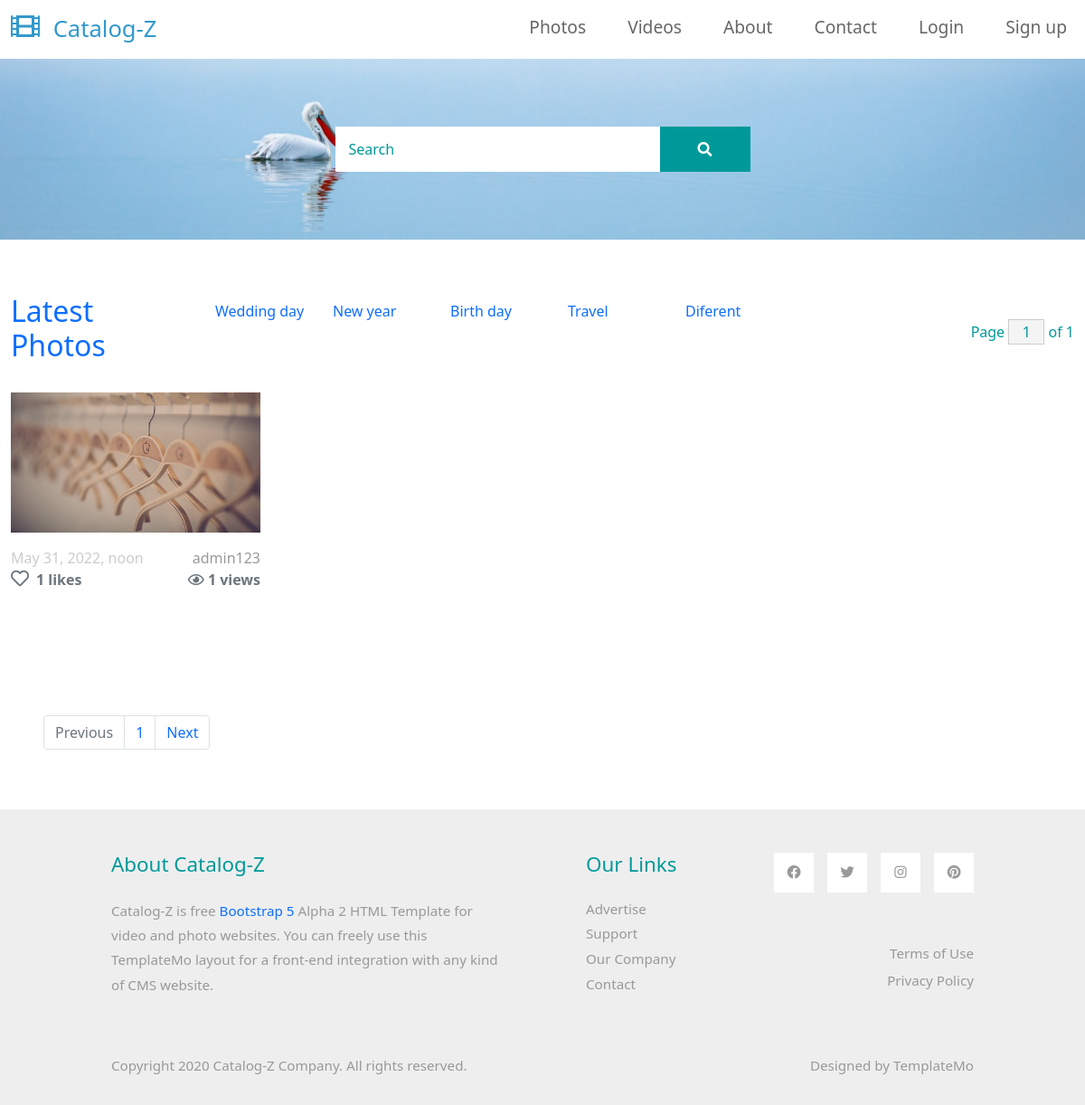
The page / on the database its author committed.
### gallery/models/category.py (models this page shows, shortened)
class Category(models.Model):
  name = models.CharField(max_length=150)
  @staticmethod
  def get_all_category():
    return Category.objects.all()

### gallery/models/postsphoto.py (models this page shows, shortened)
class PostPhoto(models.Model):
  photo = models.ImageField(upload_to = 'images/')
  title = models.CharField(max_length=150)
  body = models.TextField(blank=True,null=True)
  date = models.DateTimeField(auto_now_add=True)
  category = models.ForeignKey(Category, on_delete=models.CASCADE,null=True)
  author = models.ForeignKey(
    get_user_model(),
    on_delete=models.CASCADE,
    blank=True,
    null=True
  )
  like = models.ManyToManyField(get_user_model(),related_name='postphoto_like')
  views = models.ManyToManyField(get_user_model(),related_name='postphoto_view')
  def number_of_likes(self):
    return self.like.count()
  def total_views(self):
    return self.views.count()
  @staticmethod
  def get_all_postphoto():
    return PostPhoto.objects.all()

### user/models.py (models this page shows)
class CustomUser(AbstractUser):
  first_name = models.CharField(max_length=100)
  last_name = models.CharField(max_length=100)
  age = models.PositiveIntegerField(null=True,blank=True)
  address = models.TextField()

### gallery/views.py (the view)
# urls.py: path('',index,name='index'),
def index(request):
  postcategory = None
  categories = Category.get_all_category()
  postlist = PostPhoto.get_all_postphoto().order_by('?')
  pages = Paginator(postlist,12)
  page_number = request.GET.get('page')
  categoryID = request.GET.get("category")
  if categoryID:
    postcategory = PostPhoto.get_all_postphoto_by_categoryid(categoryID)
  elif page_number:
    postcategory = pages.get_page(page_number)
  else:
    postcategory = pages.get_page(1)
  search = request.GET.get('search')
  if search:
    postcategory = PostPhoto.get_all_postphoto().filter(Q(title__icontains=search))
  context = {}
  context['categories'] = categories
  context['postphoto'] = postcategory
  context['pages'] = pages
  return render(request,'index.html', context)

### templates/index.html (shortened to what this page needs)
{% extends 'base.html' %}
{% load static %}
{% block content %}
    <div class="tm-hero d-flex justify-content-center align-items-center" data-parallax="scroll" data-image-src="{% static 'img/hero.jpg' %}">
        <form class="d-flex tm-search-form" action="/" method="get">
            <input class="form-control tm-search-input" name="search" type="search" placeholder="Search" aria-label="Search">
            <button class="btn btn-outline-success tm-search-btn" type="submit">
                <i class="fas fa-search"></i>
            </button>
        </form>
    </div>
    <div class="container-fluid tm-container-content tm-mt-60">
        <div class="row mb-4">
            <div class="col-9">
                <div class="row">
                <h2 class="col-lg-3 tm-text-primary">
                    <a href="/"> Latest Photos</a>
                </h2>
                <div class="col-lg-9">
                {% if categories %}
                    <div class="btn-group row w-100" role="group" aria-label="Basic example">
                        {% for category in categories %}
                        <button type="button" class="btn btn-muted col-lg-2 col-sm-12 text-left"><a href="/?category={{category.pk}}" style="font-size: 1rem;">{{category.name}}</a></button>
                        {% endfor %}
                    </div>
                </div>
                {% endif %}
                </div>
            </div>
            <div class="col-3 d-flex justify-content-end align-items-center">
                <form action="" method="get" class="tm-text-primary">
                    Page <input type="text" name="page" value="1" size="1" class="tm-input-paging tm-text-primary"> of {{pages.num_pages}}
                </form>
            </div>
        </div>
        <div class="row tm-mb-90 tm-gallery">
            {% if postphoto %}
            {% for post in postphoto %}
        	<div class="col-xl-3 col-lg-4 col-md-6 col-sm-6 col-12 mb-5">
                <figure class="effect-ming tm-video-item" >
                    {% if post.photo %}
                    <img src="{{ post.photo.url }}" alt="Image" class="img-fluid">
                    {% endif %}
                    <figcaption class="d-flex align-items-center justify-content-center">
                    </figcaption>
                </figure>
                <div class="d-flex justify-content-between tm-text-gray">
                    <span class="tm-text-gray-light">{{ post.date }}</span>
                    <span>{{post.author}}</span>
                </div>
                <div class="d-flex justify-content-between tm-text-gray">
                    <strong class="text-secondary"><i class="far fa-heart mr-2" style="font-size:20px;"></i>{{ post.number_of_likes }} likes{{ number_of_likes|pluralize }}</strong>
                    <strong class="text-secondary"><i class=" far fa-eye"></i> {{ post.total_views }}  views</strong>
                </div>
            </div>
            {% endfor %}
            {% else %}
            <h2>Kantent topilmadi.</h2>
            {% endif %}
        </div>
        <div class="row tm-mb-50">
                <ul class="pagination pl-5">
                    {% if pages.has_previous %}
                    <li class="page-item"><a class="page-link" href="?page={{ pages.previous_page_number }}">Previous</a></li>
                    {% else %}
                    <li class="page-item disabled"><a class="page-link" href="?page={{ pages.previous_page_number }}">Previous</a></li>
                    {% endif %}
                    {% for i in pages.page_range %}
                    {% if pages.number == i %}
                        <li class="page-item active"><a class="page-link" href="?page={{i}}">{{i}}</a></li>
                    {% else %}
                    <li class="page-item"><a class="page-link" href="?page={{i}}">{{i}}</a></li>
                    {% endif %}
                    {% endfor %}
                    {% if pages.has_next %}
                    <li class="page-item"><a class="page-link" href="?page={{ pages.next_page_number }}">Next</a></li>
                    {% else %}
                    <li class="page-item"><a class="page-link" href="?page={{ pages.next_page_number }}">Next</a></li>
                    {% endif %}
                </ul>
        </div>
    </div>
{% endblock %}

### templates/base.html (shortened to what this page needs)
{% load static %}
<!DOCTYPE html>
<html lang="en">
<head>
    <link rel="stylesheet" href="{% static 'css/bootstrap.min.css' %}">
    <link rel="stylesheet" href="{% static 'fontawesome/css/all.min.css' %}">
    <link rel="stylesheet" href="{% static 'css/templatemo-style.css' %}">
</head>
<body>
    <nav class="navbar navbar-expand-lg">
        <div class="container-fluid">
            <a class="navbar-brand" href="#">
                <i class="fas fa-film mr-2"></i>
                Catalog-Z
            </a>
            <div class="collapse navbar-collapse" id="navbarSupportedContent" style="z-index: 100;">
            <ul class="navbar-nav ml-auto mb-2 mb-lg-0">
                <li class="nav-item">
                    <a class="nav-link nav-link-1 " aria-current="page" href="/">Photos</a>
                </li>
                <li class="nav-item">
                    <a class="nav-link nav-link-2" href="{% url 'videos' %}">Videos</a>
                </li>
                <li class="nav-item">
                    <a class="nav-link nav-link-3" href="{% url 'about' %}">About</a>
                </li>
                <li class="nav-item">
                    <a class="nav-link nav-link-4" href="{% url 'contact' %}">Contact</a>
                </li>
                {% if user.is_authenticated %}
                <div class="btn-group dropleft">
                    <button class="btn dropdown-toggle" data-toggle="dropdown" aria-haspopup="true" aria-expanded="false">
                      <i class="fas fa-user-circle" style="font-size: 1.5rem;" data-toggle="tooltip" title="{{user.username}}"></i>
                      {{user.username}}
                    </button>
                    <div class="dropdown-menu position-absolute">
                      <a class="dropdown-item" href="#">Salom! {{user.first_name}} {{user.last_name}}</a>
                      <div class="dropdown-divider"></div>
                      <a class="dropdown-item" href="{% url 'post_new' %}">Add new photo post</a>
                      <div class="dropdown-divider"></div>
                      <a class="dropdown-item" href="{% url 'videopost_new' %}">Add new video post</a>
                      <div class="dropdown-divider"></div>
                      <a class="dropdown-item" href="{% url 'password_change' %}">Change password</a>
                      <div class="dropdown-divider"></div>
                      <a class="dropdown-item" href="{% url 'logout' %}">Logout</a>
                    </div>
                </div>
                {% else %}
                <li class="nav-item">
                    <a class="nav-link" href="{% url 'login' %}" class="btn btn-primary">Login</a>
                </li>
                <li class="nav-item">
                    <a class="nav-link" href="{% url 'signup' %}" class="btn btn-primary">Sign up</a>
                </li>
                {% endif %}
            </ul>
            </div>
        </div>
    </nav>
    {% block content %}
    {% endblock %}
    <footer class="tm-bg-gray pt-5 pb-3 tm-text-gray tm-footer">
      <div class="container-fluid tm-container-small">
          <div class="row">
              <div class="col-lg-6 col-md-12 col-12 px-5 mb-5">
                  <h3 class="tm-text-primary mb-4 tm-footer-title">About Catalog-Z</h3>
                  <p>Catalog-Z is free <a rel="sponsored" href="https://v5.getbootstrap.com/">Bootstrap 5</a> Alpha 2 HTML Template for video and photo websites. You can freely use this TemplateMo layout for a front-end integration with any kind of CMS website.</p>
              </div>
              <div class="col-lg-3 col-md-6 col-sm-6 col-12 px-5 mb-5">
                  <h3 class="tm-text-primary mb-4 tm-footer-title">Our Links</h3>
                  <ul class="tm-footer-links pl-0">
                      <li><a href="#">Advertise</a></li>
                      <li><a href="#">Support</a></li>
                      <li><a href="#">Our Company</a></li>
                      <li><a href="#">Contact</a></li>
                  </ul>
              </div>
              <div class="col-lg-3 col-md-6 col-sm-6 col-12 px-5 mb-5">
                  <ul class="tm-social-links d-flex justify-content-end pl-0 mb-5">
                      <li class="mb-2"><a href="https://facebook.com"><i class="fab fa-facebook"></i></a></li>
                      <li class="mb-2"><a href="https://twitter.com"><i class="fab fa-twitter"></i></a></li>
                      <li class="mb-2"><a href="https://instagram.com"><i class="fab fa-instagram"></i></a></li>
                      <li class="mb-2"><a href="https://pinterest.com"><i class="fab fa-pinterest"></i></a></li>
                  </ul>
                  <a href="#" class="tm-text-gray text-right d-block mb-2">Terms of Use</a>
                  <a href="#" class="tm-text-gray text-right d-block">Privacy Policy</a>
              </div>
          </div>
          <div class="row">
              <div class="col-lg-8 col-md-7 col-12 px-5 mb-3">
                  Copyright 2020 Catalog-Z Company. All rights reserved.
              </div>
              <div class="col-lg-4 col-md-5 col-12 px-5 text-right">
                  Designed by <a href="https://templatemo.com" class="tm-text-gray" rel="sponsored" target="_parent">TemplateMo</a>
              </div>
          </div>
      </div>
  </footer>
</body>
</html>

### static/css/templatemo-style.css (style rules this page uses)
p { line-height: 1.8; }
a { text-decoration: none; transition: all 0.3s ease; }
.container-fluid { max-width: 1770px; }
.tm-container-small { max-width: 1050px; }
.btn { border-radius: 0; }
.form-control { padding: 10px 20px; width: 100%; height: auto; }
.navbar-brand { color: #3399CC; font-size: 1.6rem; }
.navbar-brand i { font-size: 2rem; }
.tm-hero { min-height: 200px; background: transparent; }
.tm-mt-60 { margin-top: 60px; }
.tm-mb-50 { margin-bottom: 50px; }
.tm-mb-90 { margin-bottom: 90px; }
.tm-text-primary { color: #009999; }
.tm-bg-gray { background-color: #EEEEEE; }
.tm-input-paging { width: 40px; border-radius: 0; border: 1px solid #CCCCCC; background: #f4f4f4; text-align: center; }
.nav-item { margin-right: 30px; }
.nav-item:last-child { margin-right: 0; }
.nav-link { color: #666666; border-bottom: 4px solid transparent; font-size: 1.2rem; }
.tm-search-input { width: 360px; border-radius: 0; padding: 12px 15px; color: #009999; border: none; }
.tm-search-input::placeholder { color: #009999; opacity: 1; }
.tm-search-btn { color: white; background-color: #009999; border: none; width: 100px; height: 50px; margin-left: -1px; }
p, .tm-text-gray { color: #999; }
.tm-text-gray-light { color: #CCC; }
.tm-video-item { position: relative; overflow: hidden; text-align: center; cursor: pointer; }
.tm-video-item img { position: relative; display: block; min-height: 100%; max-width: 100%; opacity: 0.8; }
.tm-video-item figcaption { padding: 2em; color: #fff; text-transform: uppercase; font-size: 1.25em; -webkit-backface-visibility: hidden; backface-visibility: hidden; }
.tm-video-item figcaption::before, .tm-video-item figcaption::after { pointer-events: none; }
.tm-video-item figcaption, .tm-video-item figcaption > a { position: absolute; top: 0; left: 0; width: 100%; height: 100%; }
figure.effect-ming { background: #030c17; }
figure.effect-ming img { opacity: 0.9; -webkit-transition: opacity 0.35s; transition: opacity 0.35s; }
figure.effect-ming figcaption::before { position: absolute; top: 30px; right: 30px; bottom: 30px; left: 30px; border: 2px solid #fff; box-shadow: 0 0 0 30px rgba(255,255,255,0.2); content: ''; opacity: 0; -webkit-transition: opacity 0.35s, -webkit-transform 0.35s; transition: opacity 0.35s, transform 0.35s; -webkit-transform: scale3d(1.4,1.4,1); transform: scale3d(1.4,1.4,1); }
.tm-footer-links li { list-style: none; margin-bottom: 5px; }
.tm-footer-links li a { color: #999999; }
.tm-social-links li { list-style: none; margin-right: 15px; }
.tm-social-links li:last-child { margin-right: 0; }
.tm-social-links li a { color: #999999; width: 44px; height: 44px; display: flex; background-color: #fff; align-items: center; justify-content: center; }
.tm-footer { font-size: 0.95rem; }
.tm-footer-title { font-size: 1.4rem; }
.form-control, input:-internal-autofill-selected, select:not([multiple]) { color: #009999 !important; }
.form-control::placeholder { color: #009999; opacity: 1; }

### rows shown on the page
Category: name "Wedding day"
Category: name "New year"
Category: name "Birth day"
Category: name "Travel"
Category: name "Diferent"
PostPhoto: photo (picture), date "May 31, 2022, noon", author "admin123", number_of_likes "1", total_views "1"

### other values the page prints
{{ pages.num_pages }} "1"
{{ i }} "1"
